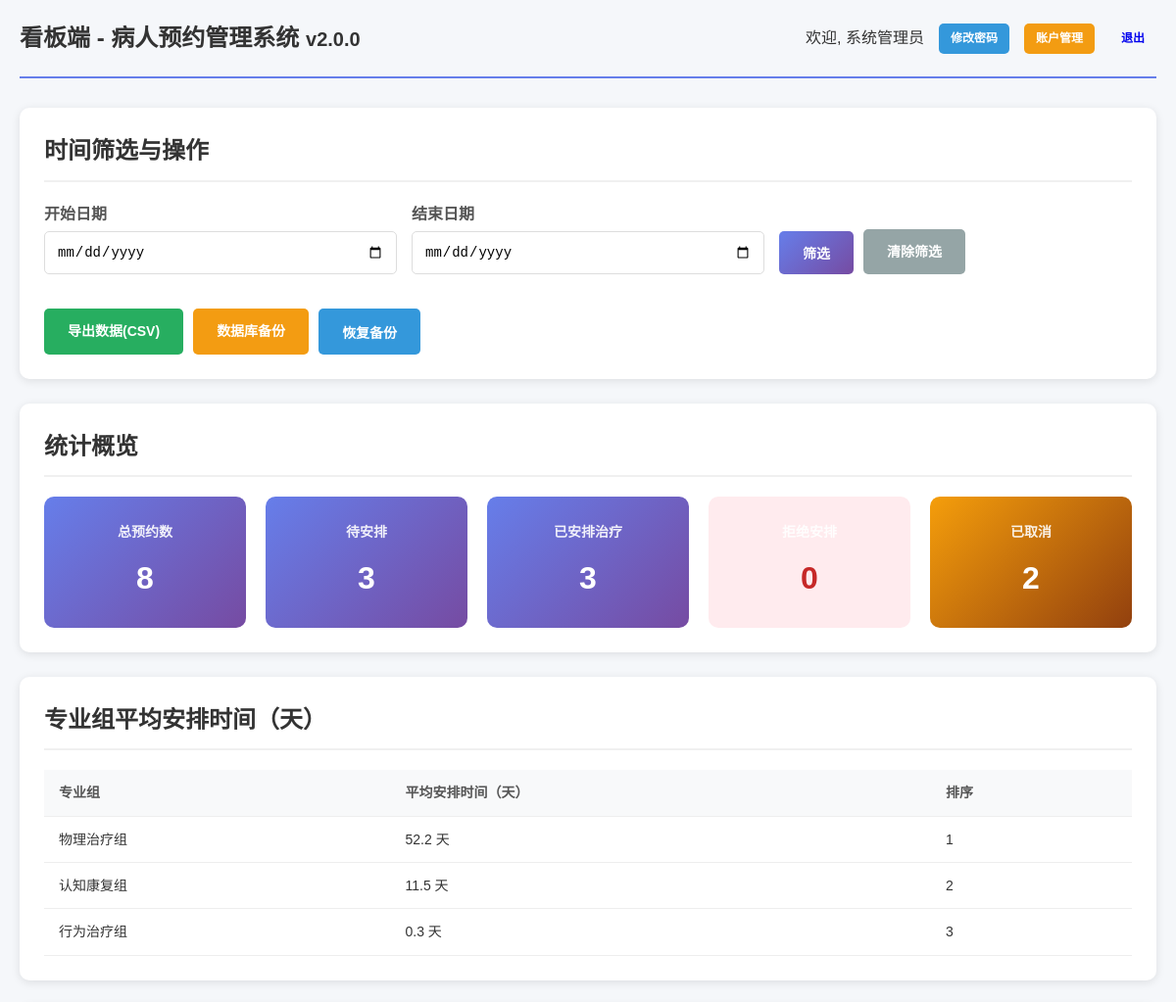
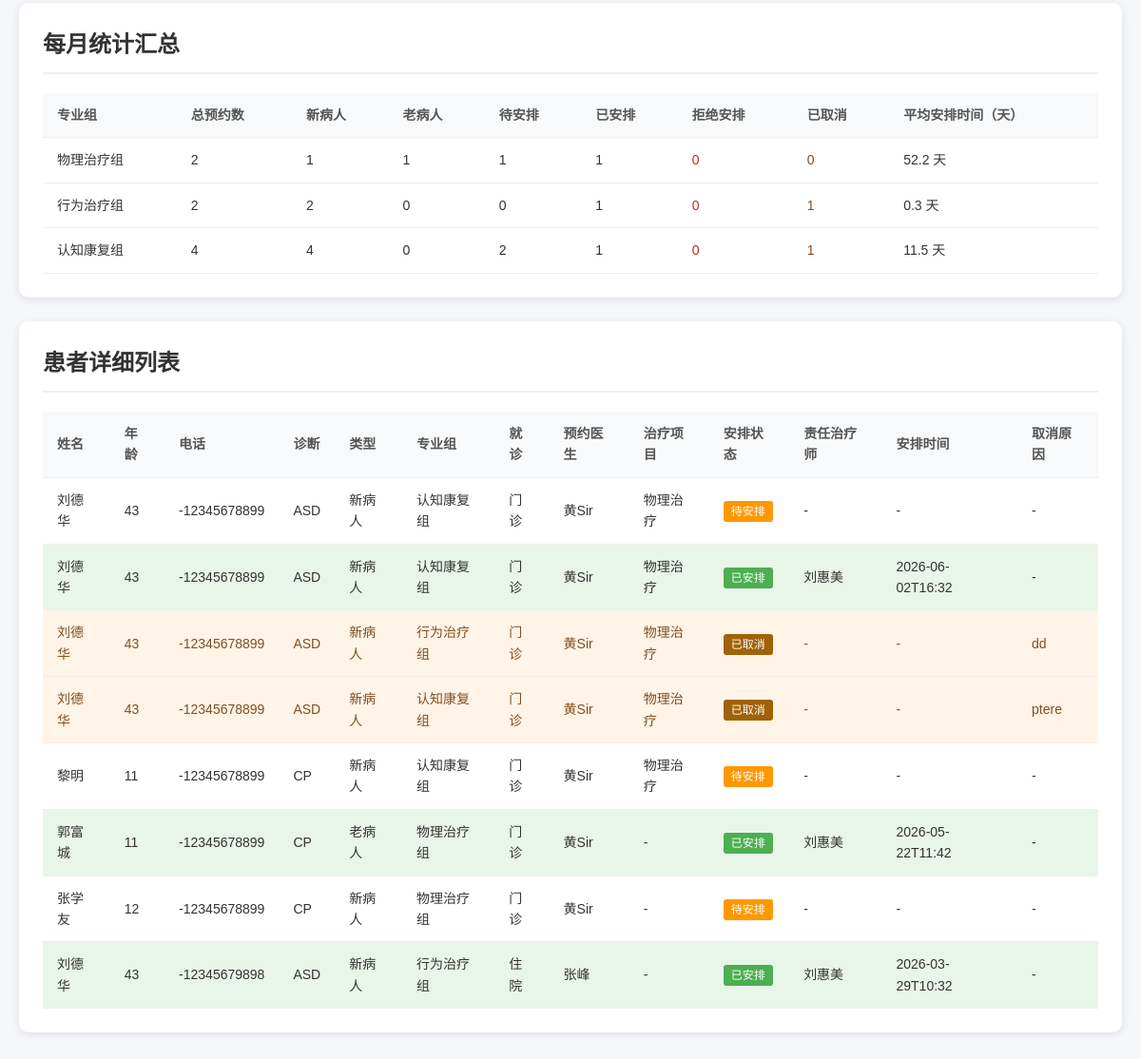
The app's page /dashboard (signed in) with its own data (2 pictures, top to bottom).
### tables this page shows
CREATE TABLE patients (
            id INTEGER PRIMARY KEY AUTOINCREMENT,
            name TEXT NOT NULL,
            age INTEGER NOT NULL,
            diagnosis TEXT,
            patient_type TEXT CHECK(patient_type IN ('新病人', '老病人')),
            specialty_group TEXT,
            main_obstacle TEXT,
            visit_type TEXT CHECK(visit_type IN ('住院', '门诊')),
            doctor TEXT,
            appointment_time TIMESTAMP DEFAULT CURRENT_TIMESTAMP,
            is_cancelled INTEGER DEFAULT 0,
            cancelled_reason TEXT,
            modified_time TIMESTAMP DEFAULT CURRENT_TIMESTAMP
        , phone TEXT, treatment_project TEXT);

CREATE TABLE schedules (
            id INTEGER PRIMARY KEY AUTOINCREMENT,
            patient_id INTEGER NOT NULL,
            is_scheduled INTEGER DEFAULT 0,
            schedule_reason TEXT,
            primary_therapist TEXT,
            secondary_therapist TEXT,
            schedule_time TIMESTAMP,
            visit_type TEXT CHECK(visit_type IN ('住院', '门诊')),
            created_time TIMESTAMP DEFAULT CURRENT_TIMESTAMP,
            FOREIGN KEY (patient_id) REFERENCES patients (id)
        );

### app.py (the view)
@app.route('/dashboard')
@login_required('dashboard,admin')
def dashboard():
    with open(debug_log_path, 'a') as f:
        f.write(f"Dashboard route accessed at {datetime.now()}\n")
    try:
        conn = get_db()
        cursor = conn.cursor()
        start_date = request.args.get('start_date', '')
        end_date = request.args.get('end_date', '')
        where_conditions = ['1 = 1']
        params = []
        if start_date:
            where_conditions.append('p.appointment_time >= ?')
            params.append(start_date)
        if end_date:
            where_conditions.append('p.appointment_time <= ?')
            params.append(end_date + ' 23:59:59')
        where_clause = ' AND '.join(where_conditions)
        query = f'''
            SELECT p.*, s.is_scheduled, s.schedule_time, s.primary_therapist, s.secondary_therapist, s.schedule_reason
            FROM patients p
            LEFT JOIN schedules s ON p.id = s.patient_id
            WHERE {where_clause}
            ORDER BY p.appointment_time DESC
        '''
        cursor.execute(query, params)
        patients = cursor.fetchall()
        summary_counts = {
            'total_count': len(patients),
            'pending_count': sum(1 for patient in patients if patient['is_cancelled'] == 0 and patient['is_scheduled'] == 0),
            'scheduled_count': sum(1 for patient in patients if patient['is_cancelled'] == 0 and patient['is_scheduled'] == 1),
            'rejected_count': sum(1 for patient in patients if patient['is_cancelled'] == 0 and patient['is_scheduled'] == 2),
            'cancelled_count': sum(1 for patient in patients if patient['is_cancelled'] == 1),
        }
        query = f'''
            SELECT p.specialty_group,
                   AVG(julianday(s.schedule_time) - julianday(p.appointment_time)) as avg_days
            FROM patients p
            JOIN schedules s ON p.id = s.patient_id
            WHERE {where_clause} AND p.is_cancelled = 0 AND s.is_scheduled = 1 AND s.schedule_time IS NOT NULL
            GROUP BY p.specialty_group
            ORDER BY avg_days DESC
        '''
        cursor.execute(query, params)
        specialty_stats = cursor.fetchall()
        query = f'''
            SELECT
                p.specialty_group,
                COUNT(*) as total_count,
                SUM(CASE WHEN p.patient_type = '新病人' THEN 1 ELSE 0 END) as new_count,
                SUM(CASE WHEN p.patient_type = '老病人' THEN 1 ELSE 0 END) as old_count,
                AVG(CASE WHEN p.is_cancelled = 0 AND s.is_scheduled = 1 AND s.schedule_time IS NOT NULL THEN julianday(s.schedule_time) - julianday(p.appointment_time) END) as avg_days,
                SUM(CASE WHEN p.is_cancelled = 0 AND s.is_scheduled = 0 THEN 1 ELSE 0 END) as pending_count,
                SUM(CASE WHEN p.is_cancelled = 0 AND s.is_scheduled = 1 THEN 1 ELSE 0 END) as scheduled_count,
                SUM(CASE WHEN p.is_cancelled = 0 AND s.is_scheduled = 2 THEN 1 ELSE 0 END) as rejected_count,
                SUM(CASE WHEN p.is_cancelled = 1 THEN 1 ELSE 0 END) as cancelled_count
            FROM patients p
            JOIN schedules s ON p.id = s.patient_id
            WHERE {where_clause}
            GROUP BY p.specialty_group
        '''
        cursor.execute(query, params)
        monthly_stats = cursor.fetchall()
        conn.close()
        return render_template('dashboard.html',
                             patients=patients,
                             summary_counts=summary_counts,
                             specialty_stats=specialty_stats,
                             monthly_stats=monthly_stats,
                             start_date=start_date,
                             end_date=end_date)
    except Exception as e:
        with open(debug_log_path, 'a') as f:
            f.write(f"Dashboard error: {e}\n")
        import traceback
        traceback.print_exc()
        raise

### templates/dashboard.html (shortened to what this page needs)
<!DOCTYPE html>
<html lang="zh-CN">
<head>
    <link rel="stylesheet" href="{{ url_for('static', filename='style.css') }}">
</head>
<body>
    <div class="container">
        <header>
            <h1>看板端 - 病人预约管理系统 <small>v{{ config.VERSION }}</small></h1>
            <div class="user-info">
                <span>欢迎, {{ session.user.real_name }}</span>
                <a href="{{ url_for('change_password') }}" class="btn btn-small btn-info">修改密码</a>
                {% if session.user.role == 'admin' %}
                <a href="{{ url_for('admin_accounts') }}" class="btn btn-small btn-warning">账户管理</a>
                {% endif %}
                <a href="{{ url_for('logout') }}" class="btn btn-small">退出</a>
            </div>
        </header>
        <section class="section">
            <h2>时间筛选与操作</h2>
            <form method="GET" action="{{ url_for('dashboard') }}" class="filter-form">
                <div class="form-row">
                    <div class="form-group">
                        <label>开始日期</label>
                        <input type="date" name="start_date" value="{{ start_date }}">
                    </div>
                    <div class="form-group">
                        <label>结束日期</label>
                        <input type="date" name="end_date" value="{{ end_date }}">
                    </div>
                    <div class="form-group" style="display: flex; align-items: flex-end; gap: 10px;">
                        <button type="submit" class="btn btn-primary">筛选</button>
                        <a href="{{ url_for('dashboard') }}" class="btn btn-secondary">清除筛选</a>
                    </div>
                </div>
            </form>
            <div class="action-buttons" style="margin-top: 15px;">
                <a href="{{ url_for('export_data', start_date=start_date, end_date=end_date) }}" class="btn btn-success">导出数据(CSV)</a>
                <a href="{{ url_for('backup_database') }}" class="btn btn-warning">数据库备份</a>
                <button onclick="showBackupModal()" class="btn btn-info">恢复备份</button>
            </div>
        </section>
        <section class="section">
            <h2>统计概览</h2>
            <div class="stats-grid">
                <div class="stat-card">
                    <h3>总预约数</h3>
                    <p class="stat-number">{{ summary_counts.total_count }}</p>
                </div>
                <div class="stat-card">
                    <h3>待安排</h3>
                    <p class="stat-number">{{ summary_counts.pending_count }}</p>
                </div>
                <div class="stat-card">
                    <h3>已安排治疗</h3>
                    <p class="stat-number">{{ summary_counts.scheduled_count }}</p>
                </div>
                <div class="stat-card" style="background: #ffebee;">
                    <h3>拒绝安排</h3>
                    <p class="stat-number" style="color: #c62828;">{{ summary_counts.rejected_count }}</p>
                </div>
                <div class="stat-card cancelled-card">
                    <h3>已取消</h3>
                    <p class="stat-number">{{ summary_counts.cancelled_count }}</p>
                </div>
            </div>
        </section>
        <section class="section">
            <h2>专业组平均安排时间（天）</h2>
            <div class="table-container">
                <table class="data-table">
                    <thead>
                        <tr>
                            <th>专业组</th>
                            <th>平均安排时间（天）</th>
                            <th>排序</th>
                        </tr>
                    </thead>
                    <tbody>
                        {% for stat in specialty_stats %}
                        <tr>
                            <td>{{ stat.specialty_group }}</td>
                            <td>
                                {% if stat.avg_days %}
                                    {{ "%.1f"|format(stat.avg_days) }} 天
                                {% else %}
                                    暂无数据
                                {% endif %}
                            </td>
                            <td>{{ loop.index }}</td>
                        </tr>
                        {% endfor %}
                    </tbody>
                </table>
            </div>
        </section>
        <section class="section">
            <h2>每月统计汇总</h2>
            <div class="table-container">
                <table class="data-table">
                    <thead>
                        <tr>
                            <th>专业组</th>
                            <th>总预约数</th>
                            <th>新病人</th>
                            <th>老病人</th>
                            <th>待安排</th>
                            <th>已安排</th>
                            <th>拒绝安排</th>
                            <th>已取消</th>
                            <th>平均安排时间（天）</th>
                        </tr>
                    </thead>
                    <tbody>
                        {% for stat in monthly_stats %}
                        <tr>
                            <td>{{ stat.specialty_group }}</td>
                            <td>{{ stat.total_count }}</td>
                            <td>{{ stat.new_count }}</td>
                            <td>{{ stat.old_count }}</td>
                            <td>{{ stat.pending_count }}</td>
                            <td>{{ stat.scheduled_count }}</td>
                            <td style="color: #c62828;">{{ stat.rejected_count }}</td>
                            <td style="color: #7f4f24;">{{ stat.cancelled_count }}</td>
                            <td>
                                {% if stat.avg_days %}
                                    {{ "%.1f"|format(stat.avg_days) }} 天
                                {% else %}
                                    暂无数据
                                {% endif %}
                            </td>
                        </tr>
                        {% endfor %}
                    </tbody>
                </table>
            </div>
        </section>
        <section class="section">
            <h2>患者详细列表</h2>
            <div class="table-container">
                <table class="data-table">
                    <thead>
                        <tr>
                            <th>姓名</th>
                            <th>年龄</th>
                            <th>电话</th>
                            <th>诊断</th>
                            <th>类型</th>
                            <th>专业组</th>
                            <th>就诊</th>
                            <th>预约医生</th>
                            <th>治疗项目</th>
                            <th>安排状态</th>
                            <th>责任治疗师</th>
                            <th>安排时间</th>
                            <th>取消原因</th>
                        </tr>
                    </thead>
                    <tbody>
                        {% for patient in patients %}
                        <tr {% if patient.is_cancelled == 1 %}class="cancelled"{% elif patient.is_scheduled == 1 %}class="scheduled"{% elif patient.is_scheduled == 2 %}class="rejected"{% endif %}>
                            <td>{{ patient.name }}</td>
                            <td>{{ patient.age }}</td>
                            <td>{{ patient.phone or '-' }}</td>
                            <td>{{ patient.diagnosis }}</td>
                            <td>{{ patient.patient_type }}</td>
                            <td>{{ patient.specialty_group }}</td>
                            <td>{{ patient.visit_type }}</td>
                            <td>{{ patient.doctor }}</td>
                            <td>{{ patient.treatment_project or '-' }}</td>
                            <td>
                                {% if patient.is_cancelled == 1 %}
                                    <span class="status-cancelled">已取消</span>
                                {% elif patient.is_scheduled == 1 %}
                                    <span class="status-scheduled">已安排</span>
                                {% elif patient.is_scheduled == 2 %}
                                    <span class="status-rejected">拒绝安排</span>
                                {% else %}
                                    <span class="status-pending">待安排</span>
                                {% endif %}
                            </td>
                            <td>{{ patient.primary_therapist or '-' }}</td>
                            <td>
                                {% if patient.schedule_time %}
                                    {{ patient.schedule_time[:19] }}
                                {% else %}
                                    -
                                {% endif %}
                            </td>
                            <td>{{ patient.cancelled_reason or '-' }}</td>
                        </tr>
                        {% endfor %}
                    </tbody>
                </table>
            </div>
        </section>
    </div>
</body>
</html>

### records on screen
patients: specialty_group "行为治疗组", total_count "2", new_count "2", old_count "0", pending_count "0", scheduled_count "1", rejected_count "0", cancelled_count "1", avg_days "0.3"
schedules: name "刘德华", age "43", phone "-12345678899", diagnosis "ASD", patient_type "新病人", specialty_group "认知康复组", visit_type "门诊", doctor "黄Sir", treatment_project "物理治疗", is_scheduled "待安排", primary_therapist "-", cancelled_reason "-"
schedules: name "刘德华", age "43", phone "-12345678899", diagnosis "ASD", patient_type "新病人", specialty_group "认知康复组", visit_type "门诊", doctor "黄Sir", treatment_project "物理治疗", is_scheduled "已安排", primary_therapist "刘惠美", schedule_time "2026-06-02T16:32", cancelled_reason "-"
schedules: name "刘德华", age "43", phone "-12345678899", diagnosis "ASD", patient_type "新病人", specialty_group "行为治疗组", visit_type "门诊", doctor "黄Sir", treatment_project "物理治疗", shows "已取消", primary_therapist "-", cancelled_reason "dd"
schedules: name "刘德华", age "43", phone "-12345678899", diagnosis "ASD", patient_type "新病人", specialty_group "认知康复组", visit_type "门诊", doctor "黄Sir", treatment_project "物理治疗", shows "已取消", primary_therapist "-", cancelled_reason "ptere"
schedules: name "黎明", age "11", phone "-12345678899", diagnosis "CP", patient_type "新病人", specialty_group "认知康复组", visit_type "门诊", doctor "黄Sir", treatment_project "物理治疗", is_scheduled "待安排", primary_therapist "-", cancelled_reason "-"
schedules: name "郭富城", age "11", phone "-12345678899", diagnosis "CP", patient_type "老病人", specialty_group "物理治疗组", visit_type "门诊", doctor "黄Sir", treatment_project "-", is_scheduled "已安排", primary_therapist "刘惠美", schedule_time "2026-05-22T11:42", cancelled_reason "-"
schedules: name "张学友", age "12", phone "-12345678899", diagnosis "CP", patient_type "新病人", specialty_group "物理治疗组", visit_type "门诊", doctor "黄Sir", treatment_project "-", is_scheduled "待安排", primary_therapist "-", cancelled_reason "-"
schedules: name "刘德华", age "43", phone "-12345679898", diagnosis "ASD", patient_type "新病人", specialty_group "行为治疗组", visit_type "住院", doctor "张峰", treatment_project "-", is_scheduled "已安排", primary_therapist "刘惠美", schedule_time "2026-03-29T10:32", cancelled_reason "-"

### other values on screen
{{ config.VERSION }} "2.0.0"
{{ session.user.real_name }} "系统管理员"
{{ summary_counts.total_count }} "8"
{{ summary_counts.pending_count }} "3"
{{ summary_counts.scheduled_count }} "3"
{{ summary_counts.rejected_count }} "0"
{{ summary_counts.cancelled_count }} "2"
{{ stat.specialty_group }} "物理治疗组" "认知康复组" "行为治疗组"
{{ "%.1f"|format(stat.avg_days) }} "52.2" "11.5" "0.3"
{{ stat.specialty_group }} "物理治疗组" "认知康复组"
{{ stat.total_count }} "2" "4"
{{ stat.new_count }} "1" "4"
{{ stat.old_count }} "1" "0"
{{ stat.pending_count }} "1" "2"
{{ stat.scheduled_count }} "1" "1"
